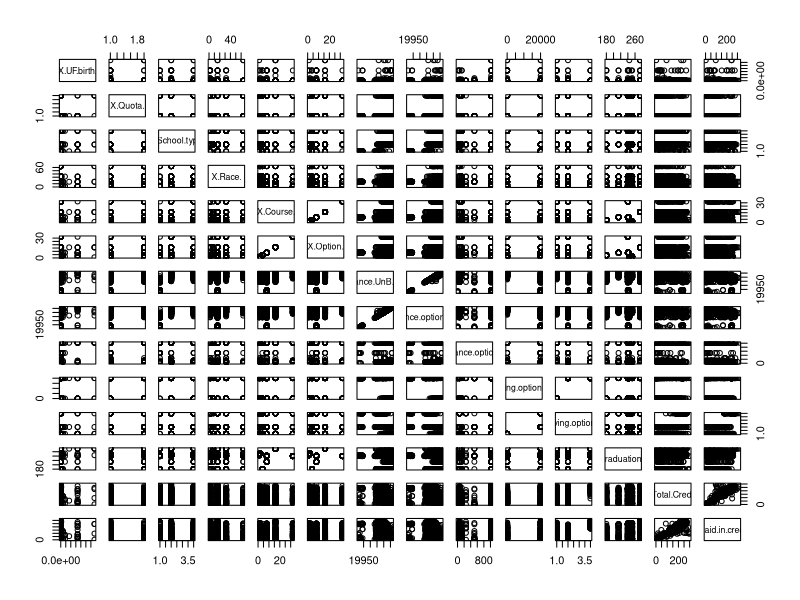
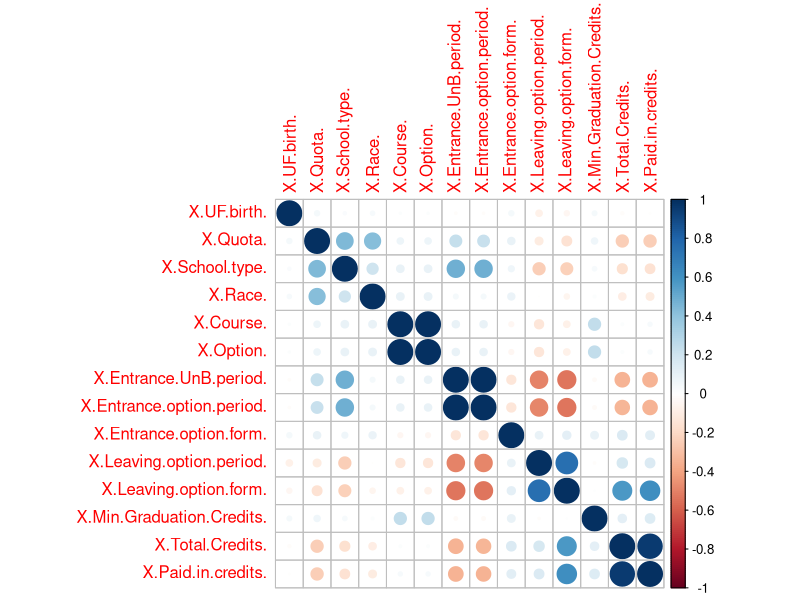
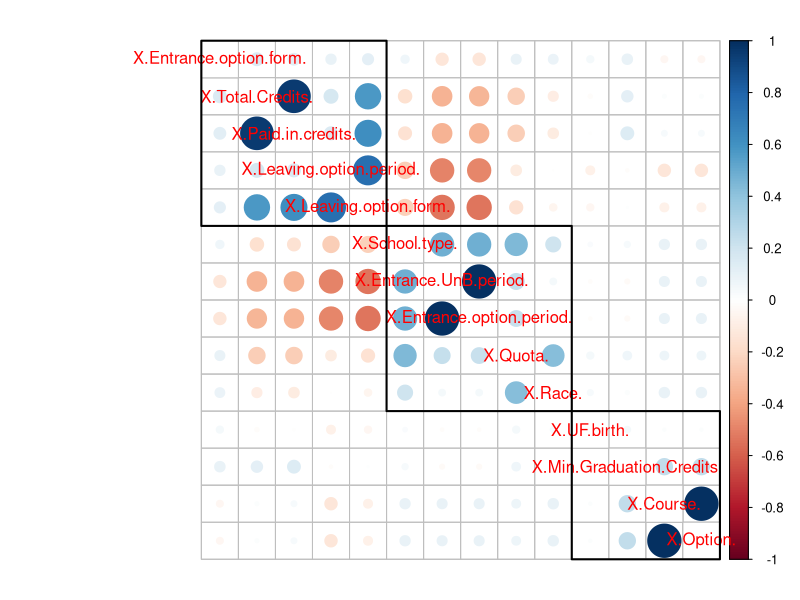

Here is the R script that generated these plots, in order:
## ---- chunk 1
meninas_bin <- read.delim("make_binary/meninasbin.csv", stringsAsFactors=FALSE, sep=";")
meninos_bin <- read.delim("make_binary/meninosbin.csv", stringsAsFactors=FALSE, sep=";")
## ---- chunk 2
numerico <- meninas_bin[,4:17]
## ---- chunk 3
knitr::kable(cor(numerico))
## ---- chunk 4
pairs(numerico)
## ---- chunk 5
library(corrplot)
# primeiro fazemos a matriz de correlação
M <- cor(numerico)
corrplot(M, method = "circle")

## ---- chunk 6
corrplot(M, order = "hclust", addrect = 3, tl.pos="d")
